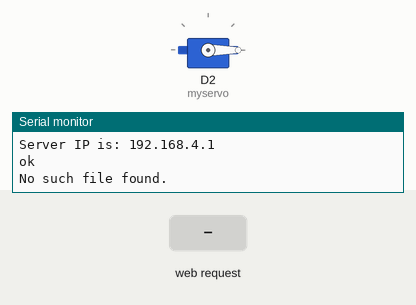
A sketch run on a simulated ESP8266 (NodeMCU). Parts: servo, the last lines printed to the serial monitor. The test bench sets the inputs (shaded band). Storage starts empty.

Above: at 1.2 s.
1.3 s: HTTP request GET /ON received
At 2.8 s:
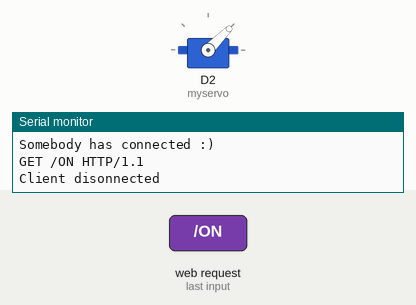
3.3 s: HTTP request GET /index.html received
Timing chart, 0 to 6.3 s (numbered marks = the images above; inputs shaded):
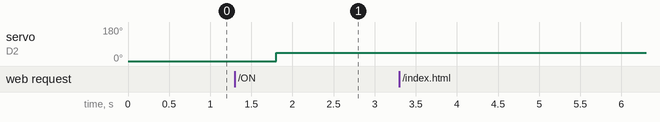

Measured:
- after the input at 1.3 s, servo on D2 (myservo): 0° → 45° after 0.50 s

The sketch:

server.ino
```cpp
#include <ESP8266WiFi.h>
#include <Servo.h>
#include "FS.h"

WiFiServer server(80); //Initialize the server on Port 80
Servo myservo;  // create servo object to control a servo
String data;

void setup() {
    WiFi.mode(WIFI_AP); //Our ESP8266-12E is an AccessPoint
    WiFi.softAP("kfan_esp", "110"); // Provide the (SSID, password); .
    server.begin(); // Start the HTTP Server

    //Looking under the hood
    Serial.begin(115200); //Start communication between the ESP8266-12E and the monitor window
    IPAddress HTTPS_ServerIP= WiFi.softAPIP(); // Obtain the IP of the Server
    Serial.print("Server IP is: "); // Print the IP to the monitor window
    Serial.println(HTTPS_ServerIP);

    myservo.attach(D2);  // attaches the servo on pin 9 to the servo object
    myservo.write(0);

    bool ok = SPIFFS.begin();
    if (ok) {
      Serial.println("ok");
      bool exist = SPIFFS.exists("/index.html");

      if (exist) {
        Serial.println("The file exists!");

        File f = SPIFFS.open("/index.html", "r");
        if (!f) {
          Serial.println("Some thing went wrong trying to open the file...");
        }
        else {
          int s = f.size();
          Serial.printf("Size=%d\r\n", s);


      // USE THIS DATA VARIABLE

          data = f.readString();
          Serial.println(data);

          f.close();
        }
      }
      else {
        Serial.println("No such file found.");
      }
    }

}

void loop() {
    WiFiClient client = server.available();
    if (!client) {
      return;
    }
    //Looking under the hood
    Serial.println("Somebody has connected :)");

    //Read what the browser has sent into a String class and print the request to the monitor
    String request = client.readStringUntil('\r');
    //Looking under the hood
    Serial.println(request);

    // Handle the Request
    if (request.indexOf("/ON") != -1){
      myservo.write(0);
      delay(500);
      myservo.write(45);
    }

    //Serve the HTML document to the browser.
    client.flush(); //clear previous info in the stream
    client.print(data); // Send the response to the client
    delay(1);
    Serial.println("Client disonnected"); //Looking under the hood
}
```
